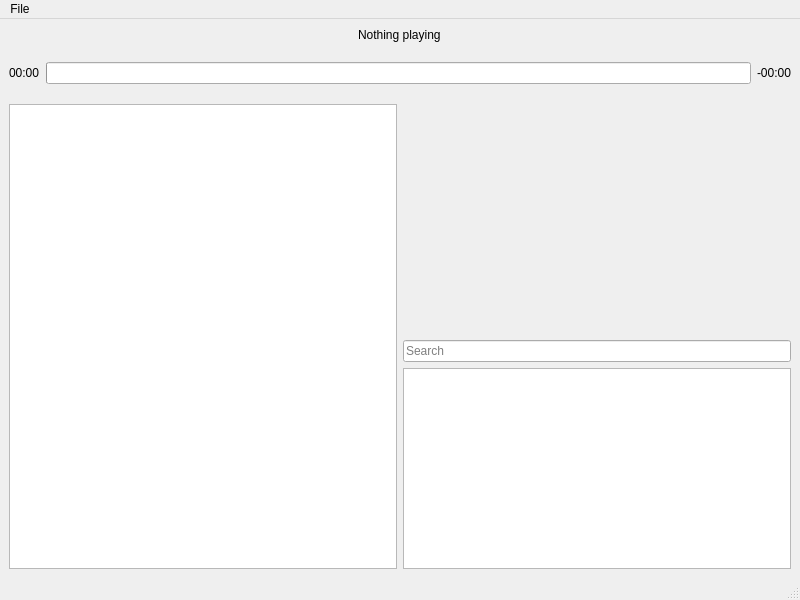
<?xml version="1.0" encoding="UTF-8"?>
<ui version="4.0">
 <class>MainWindow</class>
 <widget class="QMainWindow" name="MainWindow">
  <property name="geometry">
   <rect>
    <x>0</x>
    <y>0</y>
    <width>800</width>
    <height>600</height>
   </rect>
  </property>
  <property name="windowTitle">
   <string>Sarge</string>
  </property>
  <widget class="QWidget" name="centralwidget">
   <layout class="QGridLayout" name="gridLayout" rowstretch="0,0,1,1" columnstretch="1,1">
    <item row="1" column="0" colspan="2">
     <widget class="QWidget" name="now_playing_widget" native="true">
      <property name="minimumSize">
       <size>
        <width>0</width>
        <height>50</height>
       </size>
      </property>
      <layout class="QHBoxLayout" name="horizontalLayout">
       <property name="leftMargin">
        <number>0</number>
       </property>
       <property name="topMargin">
        <number>0</number>
       </property>
       <property name="rightMargin">
        <number>0</number>
       </property>
       <property name="bottomMargin">
        <number>0</number>
       </property>
       <item>
        <widget class="QLabel" name="time_elapsed_label">
         <property name="text">
          <string>00:00</string>
         </property>
        </widget>
       </item>
       <item>
        <widget class="QProgressBar" name="curret_track_progress">
         <property name="value">
          <number>0</number>
         </property>
         <property name="textVisible">
          <bool>false</bool>
         </property>
        </widget>
       </item>
       <item>
        <widget class="QLabel" name="time_remaining_label">
         <property name="text">
          <string>-00:00</string>
         </property>
        </widget>
       </item>
      </layout>
     </widget>
    </item>
    <item row="3" column="1">
     <widget class="QWidget" name="library_widget" native="true">
      <layout class="QGridLayout" name="library_layout" rowstretch="0,0" columnstretch="0">
       <property name="leftMargin">
        <number>0</number>
       </property>
       <property name="topMargin">
        <number>0</number>
       </property>
       <property name="rightMargin">
        <number>0</number>
       </property>
       <property name="bottomMargin">
        <number>0</number>
       </property>
       <item row="1" column="0">
        <widget class="PlaylistView" name="library_view">
         <property name="editTriggers">
          <set>QAbstractItemView::NoEditTriggers</set>
         </property>
         <property name="selectionMode">
          <enum>QAbstractItemView::SingleSelection</enum>
         </property>
         <property name="selectionBehavior">
          <enum>QAbstractItemView::SelectRows</enum>
         </property>
         <attribute name="horizontalHeaderStretchLastSection">
          <bool>true</bool>
         </attribute>
         <attribute name="verticalHeaderVisible">
          <bool>false</bool>
         </attribute>
        </widget>
       </item>
       <item row="0" column="0">
        <widget class="QLineEdit" name="search_text">
         <property name="placeholderText">
          <string>Search</string>
         </property>
         <property name="clearButtonEnabled">
          <bool>true</bool>
         </property>
        </widget>
       </item>
      </layout>
     </widget>
    </item>
    <item row="2" column="1">
     <widget class="QWidget" name="pallet_widget" native="true">
      <property name="sizePolicy">
       <sizepolicy hsizetype="Expanding" vsizetype="Expanding">
        <horstretch>0</horstretch>
        <verstretch>0</verstretch>
       </sizepolicy>
      </property>
      <layout class="QGridLayout" name="pallet_layout" rowstretch="0" columnstretch="0">
       <property name="leftMargin">
        <number>0</number>
       </property>
       <property name="topMargin">
        <number>0</number>
       </property>
       <property name="rightMargin">
        <number>0</number>
       </property>
       <property name="bottomMargin">
        <number>0</number>
       </property>
       <property name="spacing">
        <number>0</number>
       </property>
      </layout>
     </widget>
    </item>
    <item row="2" column="0" rowspan="2">
     <widget class="QListView" name="playlist_view"/>
    </item>
    <item row="0" column="0" colspan="2" alignment="Qt::AlignHCenter">
     <widget class="QLabel" name="now_playing_tack_label">
      <property name="sizePolicy">
       <sizepolicy hsizetype="Expanding" vsizetype="Fixed">
        <horstretch>0</horstretch>
        <verstretch>0</verstretch>
       </sizepolicy>
      </property>
      <property name="text">
       <string>Nothing playing</string>
      </property>
     </widget>
    </item>
   </layout>
  </widget>
  <widget class="QMenuBar" name="menubar">
   <property name="geometry">
    <rect>
     <x>0</x>
     <y>0</y>
     <width>800</width>
     <height>29</height>
    </rect>
   </property>
   <widget class="QMenu" name="menu_file">
    <property name="title">
     <string>File</string>
    </property>
   </widget>
   <addaction name="menu_file"/>
  </widget>
  <widget class="QStatusBar" name="statusbar"/>
 </widget>
 <customwidgets>
  <customwidget>
   <class>PlaylistView</class>
   <extends>QTableView</extends>
   <header location="global">sarge.playlist</header>
  </customwidget>
 </customwidgets>
 <resources/>
 <connections/>
</ui>
